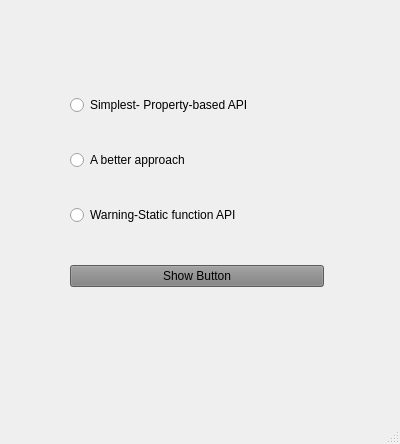
<?xml version="1.0" encoding="UTF-8"?>
<ui version="4.0">
 <class>MainWindow</class>
 <widget class="QMainWindow" name="MainWindow">
  <property name="geometry">
   <rect>
    <x>0</x>
    <y>0</y>
    <width>400</width>
    <height>444</height>
   </rect>
  </property>
  <property name="minimumSize">
   <size>
    <width>400</width>
    <height>400</height>
   </size>
  </property>
  <property name="maximumSize">
   <size>
    <width>400</width>
    <height>444</height>
   </size>
  </property>
  <property name="windowTitle">
   <string>MainWindow</string>
  </property>
  <widget class="QWidget" name="centralwidget">
   <property name="minimumSize">
    <size>
     <width>400</width>
     <height>400</height>
    </size>
   </property>
   <property name="maximumSize">
    <size>
     <width>400</width>
     <height>400</height>
    </size>
   </property>
   <widget class="QWidget" name="">
    <property name="geometry">
     <rect>
      <x>70</x>
      <y>90</y>
      <width>254</width>
      <height>203</height>
     </rect>
    </property>
    <layout class="QVBoxLayout" name="verticalLayout_2">
     <property name="spacing">
      <number>35</number>
     </property>
     <item>
      <layout class="QVBoxLayout" name="verticalLayout">
       <property name="spacing">
        <number>35</number>
       </property>
       <item>
        <widget class="QRadioButton" name="radioButton">
         <property name="minimumSize">
          <size>
           <width>250</width>
           <height>0</height>
          </size>
         </property>
         <property name="text">
          <string>Simplest- Property-based API</string>
         </property>
        </widget>
       </item>
       <item>
        <widget class="QRadioButton" name="radioButton_2">
         <property name="minimumSize">
          <size>
           <width>250</width>
           <height>0</height>
          </size>
         </property>
         <property name="text">
          <string>A better approach</string>
         </property>
        </widget>
       </item>
       <item>
        <widget class="QRadioButton" name="radioButton_3">
         <property name="minimumSize">
          <size>
           <width>250</width>
           <height>0</height>
          </size>
         </property>
         <property name="text">
          <string>Warning-Static function API</string>
         </property>
        </widget>
       </item>
      </layout>
     </item>
     <item>
      <widget class="QPushButton" name="pushButton">
       <property name="minimumSize">
        <size>
         <width>250</width>
         <height>0</height>
        </size>
       </property>
       <property name="styleSheet">
        <string notr="true">background-color:rgb(128,128,128);</string>
       </property>
       <property name="text">
        <string>Show Button</string>
       </property>
      </widget>
     </item>
    </layout>
   </widget>
  </widget>
  <widget class="QMenuBar" name="menubar">
   <property name="geometry">
    <rect>
     <x>0</x>
     <y>0</y>
     <width>400</width>
     <height>22</height>
    </rect>
   </property>
  </widget>
  <widget class="QStatusBar" name="statusbar"/>
 </widget>
 <resources/>
 <connections/>
</ui>
